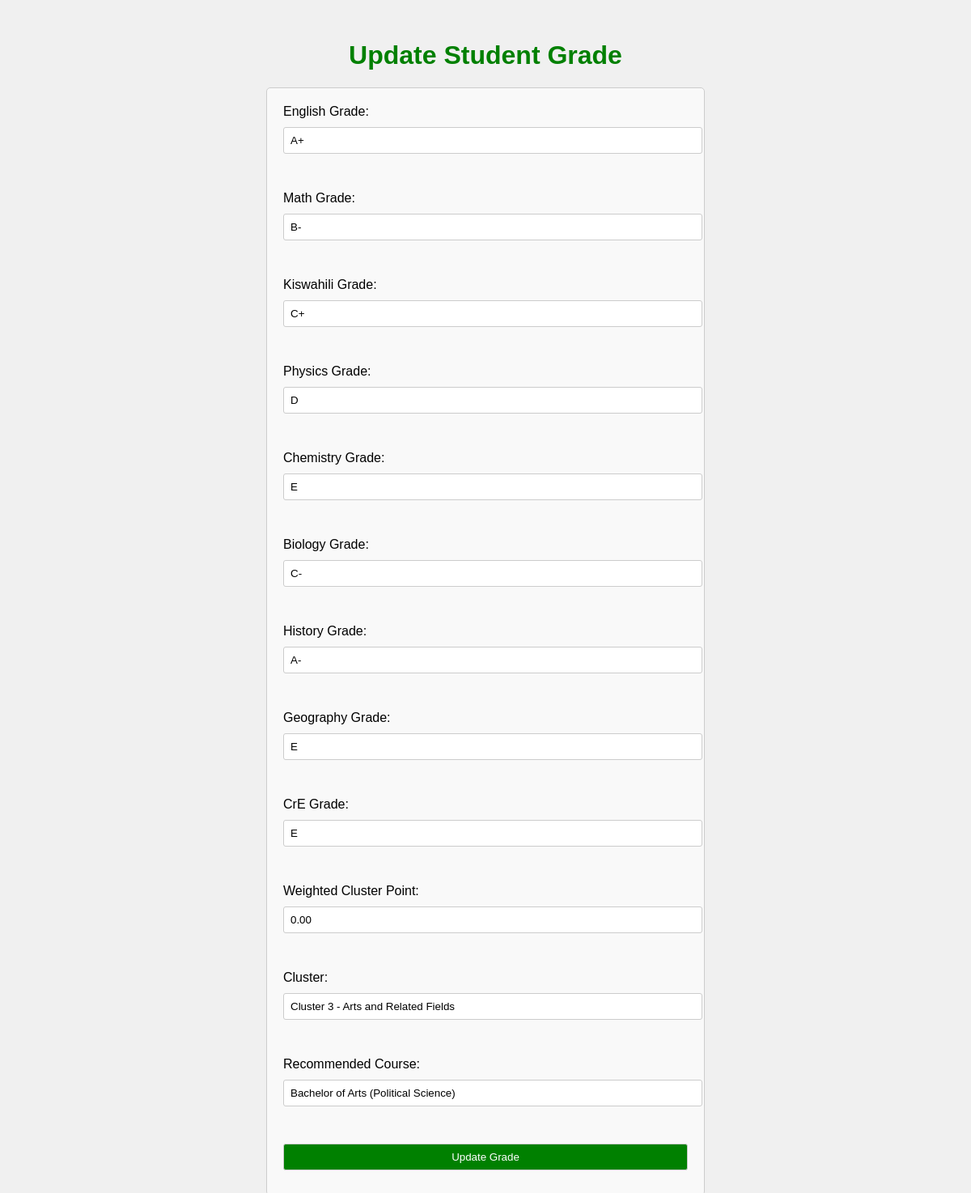
Screenshot of /Admin/update.php?id=4 with the database file from the repository.
### tables this page shows
CREATE TABLE `student_grades` (
  `id` int(11) NOT NULL,
  `english_grade` varchar(5) DEFAULT NULL,
  `math_grade` varchar(5) DEFAULT NULL,
  `kiswahili_grade` varchar(5) DEFAULT NULL,
  `physics_grade` varchar(5) DEFAULT NULL,
  `chemistry_grade` varchar(5) DEFAULT NULL,
  `biology_grade` varchar(5) DEFAULT NULL,
  `history_grade` varchar(5) DEFAULT NULL,
  `geography_grade` varchar(5) DEFAULT NULL,
  `cre_grade` varchar(5) DEFAULT NULL,
  `submission_date` timestamp NOT NULL DEFAULT current_timestamp(),
  `weighted_cluster_points` decimal(5,2) DEFAULT NULL,
  `cluster` varchar(255) DEFAULT NULL,
  `recommended_course` varchar(255) DEFAULT NULL
);

### Admin/update.php (the view, shortened to what this page needs)
<?php
include 'db_connect.php';
if (isset($_GET['id'])) {
    $id = $_GET['id'];
    $sql = "SELECT * FROM student_grades WHERE id=$id";
    $result = $conn->query($sql);
    if ($result->num_rows > 0) {
        $row = $result->fetch_assoc();
    } else {
        echo "Record not found.";
        exit();
    }
} else {
    echo "ID parameter missing.";
    exit();
}
?>
<!DOCTYPE html>
<html lang="en">
<head>
<link rel="stylesheet" href="sty.css">
</head>
<body>
    <h1>Update Student Grade</h1>
    <form action="" method="POST">
    <label for="english_grade">English Grade:</label>
    <input type="text" id="english_grade" name="english_grade" value="<?php echo $row['english_grade']; ?>" required><br><br>
    <label for="math_grade">Math Grade:</label>
    <input type="text" id="math_grade" name="math_grade" value="<?php echo $row['math_grade']; ?>" required><br><br>
    <label for="kiswahili_grade">Kiswahili Grade:</label>
    <input type="text" id="kiswahili_grade" name="kiswahili_grade" value="<?php echo $row['kiswahili_grade']; ?>" required><br><br>
    <label for="physics_grade">Physics Grade:</label>
    <input type="text" id="physics_grade" name="physics_grade" value="<?php echo $row['physics_grade']; ?>" required><br><br>
    <label for="chemistry_grade">Chemistry Grade:</label>
    <input type="text" id="chemistry_grade" name="chemistry_grade" value="<?php echo $row['chemistry_grade']; ?>" required><br><br>
    <label for="biology_grade">Biology Grade:</label>
    <input type="text" id="biology_grade" name="biology_grade" value="<?php echo $row['biology_grade']; ?>" required><br><br>
    <label for="history_grade">History Grade:</label>
    <input type="text" id="history_grade" name="history_grade" value="<?php echo $row['history_grade']; ?>" required><br><br>
    <label for="geography_grade">Geography Grade:</label>
    <input type="text" id="geography_grade" name="geography_grade" value="<?php echo $row['geography_grade']; ?>" required><br><br>
    <label for="cre_grade">CrE Grade:</label>
    <input type="text" id="cre_grade" name="cre_grade" value="<?php echo $row['cre_grade']; ?>" required><br><br>
    <label for="weighted_cluster_points">Weighted Cluster Point:</label>
    <input type="text" id="weighted_cluster_points" name="weighted_cluster_points" value="<?php echo $row['weighted_cluster_points']; ?>" required><br><br>
    <label for="cluster">Cluster:</label>
    <input type="text" id="cluster" name="cluster" value="<?php echo $row['cluster']; ?>" required><br><br>
    <label for="recommended_course">Recommended Course:</label>
    <input type="text" id="recommended_course" name="recommended_course" value="<?php echo $row['recommended_course']; ?>" required><br><br>
    <input type="submit" value="Update Grade">
</form>
</body>
</html>

### Admin/sty.css (style rules this page uses)
h1 { text-align: center; color: green; margin-top: 50px; }
input[type="submit"] { background-color: green; color: white; cursor: pointer; }
body { font-family: Arial, sans-serif; }
form { max-width: 500px; margin: 0 auto; padding: 20px; border: 1px solid #ccc; border-radius: 5px; background-color: #f9f9f9; }
label, input[type="text"], input[type="submit"] { display: block; margin-bottom: 10px; }
input[type="text"], input[type="submit"] { width: 100%; padding: 8px; border: 1px solid #ccc; border-radius: 3px; }
body { font-family: Arial, sans-serif; background-color: #f0f0f0; }

### rows the page displays
student_grades: english_grade "A+", math_grade "B-", kiswahili_grade "C+", physics_grade "D", chemistry_grade "E", biology_grade "C-", history_grade "A-", geography_grade "E", cre_grade "E", weighted_cluster_points "0.00", cluster "Cluster 3 - Arts and Related Fields", recommended_course "Bachelor of Arts (Political Science)"
